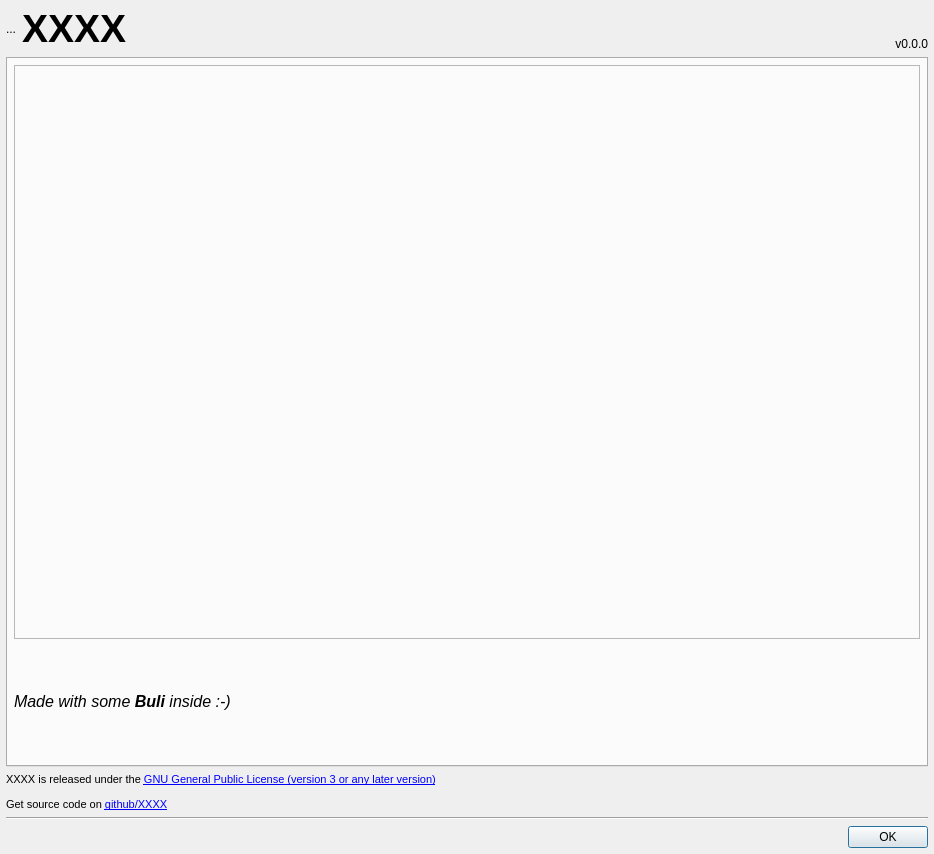
<?xml version="1.0" encoding="UTF-8"?>
<ui version="4.0">
 <class>Dialog</class>
 <widget class="QDialog" name="Dialog">
  <property name="windowModality">
   <enum>Qt::WindowModal</enum>
  </property>
  <property name="geometry">
   <rect>
    <x>0</x>
    <y>0</y>
    <width>934</width>
    <height>854</height>
   </rect>
  </property>
  <property name="minimumSize">
   <size>
    <width>934</width>
    <height>854</height>
   </size>
  </property>
  <property name="maximumSize">
   <size>
    <width>934</width>
    <height>854</height>
   </size>
  </property>
  <property name="windowTitle">
   <string>About XXXX</string>
  </property>
  <property name="modal">
   <bool>true</bool>
  </property>
  <layout class="QVBoxLayout" name="verticalLayout">
   <property name="leftMargin">
    <number>6</number>
   </property>
   <property name="topMargin">
    <number>6</number>
   </property>
   <property name="rightMargin">
    <number>6</number>
   </property>
   <property name="bottomMargin">
    <number>6</number>
   </property>
   <item>
    <layout class="QGridLayout" name="gridLayout">
     <item row="1" column="3">
      <widget class="QLabel" name="lblVersion">
       <property name="sizePolicy">
        <sizepolicy hsizetype="Minimum" vsizetype="Minimum">
         <horstretch>0</horstretch>
         <verstretch>0</verstretch>
        </sizepolicy>
       </property>
       <property name="font">
        <font>
         <italic>false</italic>
        </font>
       </property>
       <property name="layoutDirection">
        <enum>Qt::LeftToRight</enum>
       </property>
       <property name="text">
        <string>v0.0.0</string>
       </property>
       <property name="alignment">
        <set>Qt::AlignBottom|Qt::AlignRight|Qt::AlignTrailing</set>
       </property>
       <property name="margin">
        <number>7</number>
       </property>
      </widget>
     </item>
     <item row="1" column="1" colspan="2">
      <widget class="QLabel" name="lblName">
       <property name="sizePolicy">
        <sizepolicy hsizetype="Ignored" vsizetype="Minimum">
         <horstretch>0</horstretch>
         <verstretch>0</verstretch>
        </sizepolicy>
       </property>
       <property name="font">
        <font>
         <pointsize>29</pointsize>
         <weight>75</weight>
         <bold>true</bold>
        </font>
       </property>
       <property name="text">
        <string>XXXX</string>
       </property>
       <property name="alignment">
        <set>Qt::AlignLeading|Qt::AlignLeft|Qt::AlignVCenter</set>
       </property>
      </widget>
     </item>
     <item row="1" column="0">
      <widget class="QLabel" name="lbIcon">
       <property name="sizePolicy">
        <sizepolicy hsizetype="Maximum" vsizetype="Preferred">
         <horstretch>0</horstretch>
         <verstretch>0</verstretch>
        </sizepolicy>
       </property>
       <property name="text">
        <string>...</string>
       </property>
      </widget>
     </item>
     <item row="6" column="0" colspan="4">
      <widget class="QLabel" name="lblLicenseAndSource">
       <property name="font">
        <font>
         <pointsize>8</pointsize>
        </font>
       </property>
       <property name="text">
        <string>&lt;p&gt;XXXX is released under the &lt;a href=&quot;https://www.gnu.org/licenses/gpl-3.0.html&quot;&gt;GNU General Public License (version 3 or any later version)&lt;/a&gt;&lt;/p&gt;
&lt;p&gt;Get source code on &lt;a href=&quot;https://github.com/Grum999/XXXX&quot;&gt;github/XXXX&lt;/a&gt;&lt;/p&gt;</string>
       </property>
       <property name="openExternalLinks">
        <bool>true</bool>
       </property>
      </widget>
     </item>
     <item row="2" column="0" colspan="4">
      <widget class="QTabWidget" name="tabBuli">
       <property name="currentIndex">
        <number>0</number>
       </property>
       <property name="documentMode">
        <bool>false</bool>
       </property>
       <property name="tabBarAutoHide">
        <bool>true</bool>
       </property>
       <widget class="QWidget" name="tab">
        <attribute name="title">
         <string>Buli!</string>
        </attribute>
        <layout class="QVBoxLayout" name="verticalLayout_4">
         <property name="leftMargin">
          <number>6</number>
         </property>
         <property name="topMargin">
          <number>6</number>
         </property>
         <property name="rightMargin">
          <number>6</number>
         </property>
         <property name="bottomMargin">
          <number>6</number>
         </property>
         <item>
          <widget class="QLabel" name="lblImg">
           <property name="minimumSize">
            <size>
             <width>900</width>
             <height>574</height>
            </size>
           </property>
           <property name="frameShape">
            <enum>QFrame::StyledPanel</enum>
           </property>
           <property name="frameShadow">
            <enum>QFrame::Sunken</enum>
           </property>
           <property name="lineWidth">
            <number>2</number>
           </property>
           <property name="text">
            <string/>
           </property>
           <property name="pixmap">
            <pixmap>png/buli-powered-big.png</pixmap>
           </property>
          </widget>
         </item>
         <item>
          <widget class="QLabel" name="lblMadeWith">
           <property name="font">
            <font>
             <pointsize>12</pointsize>
            </font>
           </property>
           <property name="text">
            <string>&lt;i&gt;Made with some &lt;b&gt;Buli&lt;/b&gt; inside :-)&lt;/i&gt;</string>
           </property>
           <property name="margin">
            <number>0</number>
           </property>
          </widget>
         </item>
        </layout>
       </widget>
      </widget>
     </item>
    </layout>
   </item>
   <item>
    <widget class="Line" name="line_2">
     <property name="font">
      <font>
       <pointsize>10</pointsize>
      </font>
     </property>
     <property name="orientation">
      <enum>Qt::Horizontal</enum>
     </property>
    </widget>
   </item>
   <item>
    <widget class="QDialogButtonBox" name="dbbxOk">
     <property name="standardButtons">
      <set>QDialogButtonBox::Ok</set>
     </property>
    </widget>
   </item>
  </layout>
 </widget>
 <resources/>
 <connections/>
</ui>
